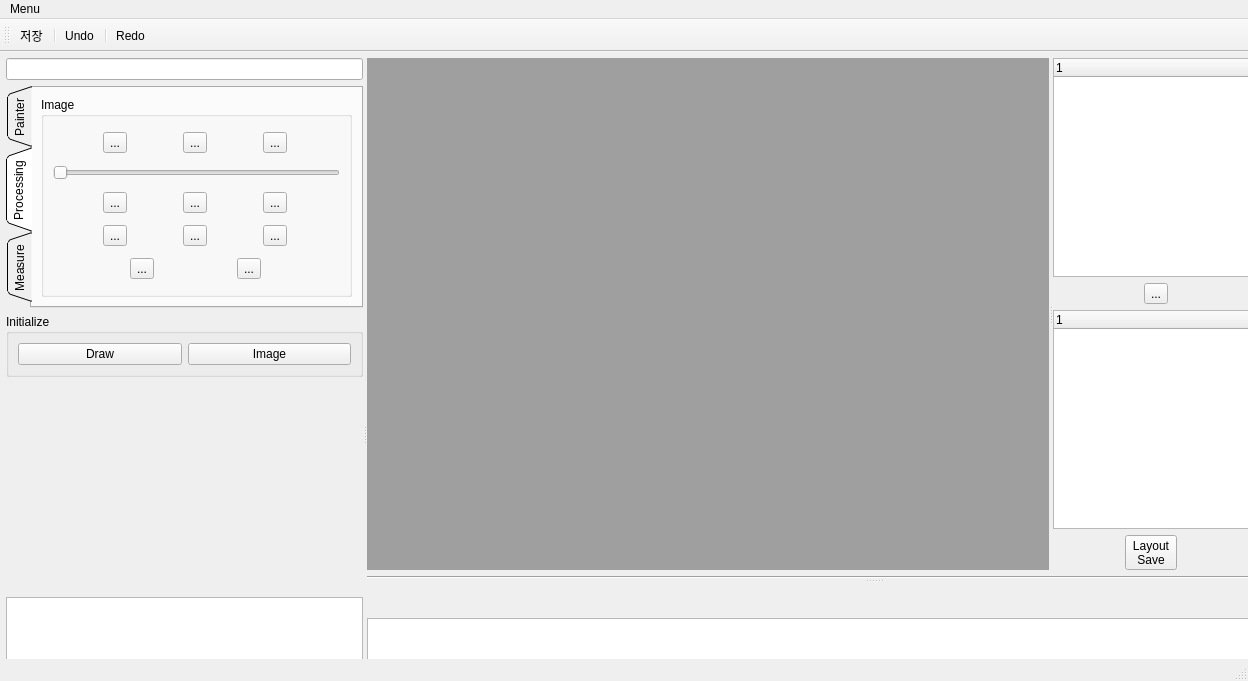
<?xml version="1.0" encoding="UTF-8"?>
<ui version="4.0">
 <class>MainWindow</class>
 <widget class="QMainWindow" name="MainWindow">
  <property name="geometry">
   <rect>
    <x>0</x>
    <y>0</y>
    <width>1248</width>
    <height>681</height>
   </rect>
  </property>
  <property name="windowTitle">
   <string>MainWindow</string>
  </property>
  <widget class="QWidget" name="centralwidget">
   <widget class="QSplitter" name="splitter3">
    <property name="geometry">
     <rect>
      <x>6</x>
      <y>6</y>
      <width>1374</width>
      <height>752</height>
     </rect>
    </property>
    <property name="orientation">
     <enum>Qt::Horizontal</enum>
    </property>
    <widget class="QWidget" name="layoutWidget">
     <layout class="QVBoxLayout" name="verticalLayout_5">
      <item>
       <widget class="QLineEdit" name="lineEdit"/>
      </item>
      <item>
       <widget class="QTabWidget" name="tabWidget">
        <property name="tabPosition">
         <enum>QTabWidget::West</enum>
        </property>
        <property name="tabShape">
         <enum>QTabWidget::Triangular</enum>
        </property>
        <property name="currentIndex">
         <number>1</number>
        </property>
        <widget class="QWidget" name="tab_3">
         <attribute name="title">
          <string>Painter</string>
         </attribute>
         <layout class="QVBoxLayout" name="verticalLayout">
          <item>
           <widget class="QGroupBox" name="brushGroupBox">
            <property name="title">
             <string>Brush</string>
            </property>
            <layout class="QHBoxLayout" name="horizontalLayout_6">
             <item>
              <widget class="QToolButton" name="brushToolButton">
               <property name="text">
                <string>Brush</string>
               </property>
               <property name="icon">
                <iconset resource="Image.qrc">
                 <normaloff>:/Image/draw2.png</normaloff>:/Image/draw2.png</iconset>
               </property>
              </widget>
             </item>
             <item>
              <widget class="QSpinBox" name="spinBox"/>
             </item>
            </layout>
           </widget>
          </item>
          <item>
           <widget class="QGroupBox" name="figureGroupBox">
            <property name="title">
             <string>Figure</string>
            </property>
            <layout class="QHBoxLayout" name="horizontalLayout_3">
             <item>
              <widget class="QToolButton" name="circleToolButton">
               <property name="minimumSize">
                <size>
                 <width>0</width>
                 <height>0</height>
                </size>
               </property>
               <property name="text">
                <string>...</string>
               </property>
               <property name="icon">
                <iconset resource="Image.qrc">
                 <normaloff>:/Image/circle2.png</normaloff>:/Image/circle2.png</iconset>
               </property>
               <property name="iconSize">
                <size>
                 <width>30</width>
                 <height>30</height>
                </size>
               </property>
              </widget>
             </item>
             <item>
              <widget class="QToolButton" name="triangleToolButton">
               <property name="minimumSize">
                <size>
                 <width>0</width>
                 <height>0</height>
                </size>
               </property>
               <property name="text">
                <string>...</string>
               </property>
               <property name="icon">
                <iconset resource="Image.qrc">
                 <normaloff>:/Image/triangle2.png</normaloff>:/Image/triangle2.png</iconset>
               </property>
               <property name="iconSize">
                <size>
                 <width>30</width>
                 <height>30</height>
                </size>
               </property>
              </widget>
             </item>
             <item>
              <widget class="QToolButton" name="rectangleToolButton">
               <property name="minimumSize">
                <size>
                 <width>0</width>
                 <height>0</height>
                </size>
               </property>
               <property name="text">
                <string>...</string>
               </property>
               <property name="icon">
                <iconset resource="Image.qrc">
                 <normaloff>:/Image/rectangle2.png</normaloff>:/Image/rectangle2.png</iconset>
               </property>
               <property name="iconSize">
                <size>
                 <width>30</width>
                 <height>30</height>
                </size>
               </property>
              </widget>
             </item>
             <item>
              <widget class="QToolButton" name="arrowToolButton">
               <property name="minimumSize">
                <size>
                 <width>0</width>
                 <height>0</height>
                </size>
               </property>
               <property name="text">
                <string>...</string>
               </property>
               <property name="icon">
                <iconset resource="Image.qrc">
                 <normaloff>:/Image/arrow3.png</normaloff>:/Image/arrow3.png</iconset>
               </property>
               <property name="iconSize">
                <size>
                 <width>30</width>
                 <height>30</height>
                </size>
               </property>
              </widget>
             </item>
            </layout>
           </widget>
          </item>
          <item>
           <widget class="QGroupBox" name="colorGroupBox">
            <property name="title">
             <string>Color</string>
            </property>
            <layout class="QHBoxLayout" name="horizontalLayout_4">
             <item>
              <widget class="QToolButton" name="colorToolButton">
               <property name="layoutDirection">
                <enum>Qt::LeftToRight</enum>
               </property>
               <property name="text">
                <string>Color</string>
               </property>
               <property name="icon">
                <iconset resource="Image.qrc">
                 <normaloff>:/Image/color.png</normaloff>:/Image/color.png</iconset>
               </property>
               <property name="iconSize">
                <size>
                 <width>150</width>
                 <height>15</height>
                </size>
               </property>
              </widget>
             </item>
            </layout>
           </widget>
          </item>
         </layout>
        </widget>
        <widget class="QWidget" name="tab_4">
         <attribute name="title">
          <string>Processing</string>
         </attribute>
         <layout class="QVBoxLayout" name="verticalLayout_4">
          <item>
           <widget class="QGroupBox" name="imageGroupBox">
            <property name="title">
             <string>Image</string>
            </property>
            <layout class="QGridLayout" name="gridLayout">
             <item row="2" column="0">
              <layout class="QHBoxLayout" name="horizontalLayout_9">
               <item>
                <widget class="QToolButton" name="inversionToolButton">
                 <property name="text">
                  <string>...</string>
                 </property>
                 <property name="icon">
                  <iconset resource="Image.qrc">
                   <normaloff>:/Image/Contrast.png</normaloff>:/Image/Contrast.png</iconset>
                 </property>
                 <property name="iconSize">
                  <size>
                   <width>30</width>
                   <height>30</height>
                  </size>
                 </property>
                </widget>
               </item>
               <item>
                <widget class="QToolButton" name="verticalFlipToolButton">
                 <property name="text">
                  <string>...</string>
                 </property>
                 <property name="icon">
                  <iconset resource="Image.qrc">
                   <normaloff>:/Image/vertical flip.png</normaloff>:/Image/vertical flip.png</iconset>
                 </property>
                 <property name="iconSize">
                  <size>
                   <width>30</width>
                   <height>30</height>
                  </size>
                 </property>
                </widget>
               </item>
               <item>
                <widget class="QToolButton" name="horizontalFlipToolButton">
                 <property name="text">
                  <string>...</string>
                 </property>
                 <property name="icon">
                  <iconset resource="Image.qrc">
                   <normaloff>:/Image/horizontal flip.png</normaloff>:/Image/horizontal flip.png</iconset>
                 </property>
                 <property name="iconSize">
                  <size>
                   <width>30</width>
                   <height>30</height>
                  </size>
                 </property>
                </widget>
               </item>
              </layout>
             </item>
             <item row="0" column="0">
              <layout class="QHBoxLayout" name="horizontalLayout_7">
               <item>
                <widget class="QToolButton" name="brightToolButton">
                 <property name="toolTip">
                  <string>brightToolButton</string>
                 </property>
                 <property name="text">
                  <string>...</string>
                 </property>
                 <property name="icon">
                  <iconset resource="Image.qrc">
                   <normaloff>:/Image/bright.png</normaloff>:/Image/bright.png</iconset>
                 </property>
                 <property name="iconSize">
                  <size>
                   <width>30</width>
                   <height>30</height>
                  </size>
                 </property>
                </widget>
               </item>
               <item>
                <widget class="QToolButton" name="brightnessToolButton">
                 <property name="toolTip">
                  <string>brightnessToolButton</string>
                 </property>
                 <property name="text">
                  <string>...</string>
                 </property>
                 <property name="icon">
                  <iconset resource="Image.qrc">
                   <normaloff>:/Image/brightness.png</normaloff>:/Image/brightness.png</iconset>
                 </property>
                 <property name="iconSize">
                  <size>
                   <width>30</width>
                   <height>30</height>
                  </size>
                 </property>
                </widget>
               </item>
               <item>
                <widget class="QToolButton" name="sharpenToolButton">
                 <property name="text">
                  <string>...</string>
                 </property>
                 <property name="icon">
                  <iconset resource="Image.qrc">
                   <normaloff>:/Image/sharpen.png</normaloff>:/Image/sharpen.png</iconset>
                 </property>
                 <property name="iconSize">
                  <size>
                   <width>30</width>
                   <height>30</height>
                  </size>
                 </property>
                </widget>
               </item>
              </layout>
             </item>
             <item row="4" column="0">
              <layout class="QHBoxLayout" name="horizontalLayout_12">
               <item>
                <widget class="QToolButton" name="leftRotateToolButton">
                 <property name="text">
                  <string>...</string>
                 </property>
                 <property name="icon">
                  <iconset resource="Image.qrc">
                   <normaloff>:/Image/rotate_L.png</normaloff>:/Image/rotate_L.png</iconset>
                 </property>
                 <property name="iconSize">
                  <size>
                   <width>30</width>
                   <height>30</height>
                  </size>
                 </property>
                </widget>
               </item>
               <item>
                <widget class="QToolButton" name="rightRotateToolButton">
                 <property name="text">
                  <string>...</string>
                 </property>
                 <property name="icon">
                  <iconset resource="Image.qrc">
                   <normaloff>:/Image/rotate_R.png</normaloff>:/Image/rotate_R.png</iconset>
                 </property>
                 <property name="iconSize">
                  <size>
                   <width>30</width>
                   <height>30</height>
                  </size>
                 </property>
                </widget>
               </item>
              </layout>
             </item>
             <item row="3" column="0">
              <layout class="QHBoxLayout" name="horizontalLayout_10">
               <item>
                <widget class="QToolButton" name="zoomInToolButton">
                 <property name="text">
                  <string>...</string>
                 </property>
                 <property name="icon">
                  <iconset resource="Image.qrc">
                   <normaloff>:/Image/zoom.png</normaloff>:/Image/zoom.png</iconset>
                 </property>
                 <property name="iconSize">
                  <size>
                   <width>30</width>
                   <height>30</height>
                  </size>
                 </property>
                </widget>
               </item>
               <item>
                <widget class="QToolButton" name="zoomOutToolButton">
                 <property name="text">
                  <string>...</string>
                 </property>
                 <property name="icon">
                  <iconset resource="Image.qrc">
                   <normaloff>:/Image/zoomOut.png</normaloff>:/Image/zoomOut.png</iconset>
                 </property>
                 <property name="iconSize">
                  <size>
                   <width>30</width>
                   <height>30</height>
                  </size>
                 </property>
                </widget>
               </item>
               <item>
                <widget class="QToolButton" name="panningToolButton">
                 <property name="text">
                  <string>...</string>
                 </property>
                 <property name="icon">
                  <iconset resource="Image.qrc">
                   <normaloff>:/Image/panning.png</normaloff>:/Image/panning.png</iconset>
                 </property>
                 <property name="iconSize">
                  <size>
                   <width>30</width>
                   <height>30</height>
                  </size>
                 </property>
                </widget>
               </item>
              </layout>
             </item>
             <item row="1" column="0">
              <widget class="QSlider" name="horizontalSlider">
               <property name="orientation">
                <enum>Qt::Horizontal</enum>
               </property>
              </widget>
             </item>
            </layout>
           </widget>
          </item>
         </layout>
        </widget>
        <widget class="QWidget" name="tab">
         <attribute name="title">
          <string>Measure</string>
         </attribute>
         <layout class="QVBoxLayout" name="verticalLayout_6">
          <item>
           <widget class="QGroupBox" name="measureGroupBox">
            <property name="title">
             <string>Measure</string>
            </property>
            <layout class="QHBoxLayout" name="horizontalLayout_5">
             <item>
              <widget class="QToolButton" name="rulerToolButton">
               <property name="minimumSize">
                <size>
                 <width>0</width>
                 <height>0</height>
                </size>
               </property>
               <property name="text">
                <string>...</string>
               </property>
               <property name="icon">
                <iconset resource="Image.qrc">
                 <normaloff>:/Image/ruler.png</normaloff>:/Image/ruler.png</iconset>
               </property>
               <property name="iconSize">
                <size>
                 <width>30</width>
                 <height>30</height>
                </size>
               </property>
              </widget>
             </item>
             <item>
              <widget class="QToolButton" name="measureToolButton">
               <property name="minimumSize">
                <size>
                 <width>0</width>
                 <height>0</height>
                </size>
               </property>
               <property name="text">
                <string>...</string>
               </property>
               <property name="icon">
                <iconset resource="Image.qrc">
                 <normaloff>:/Image/measure.png</normaloff>:/Image/measure.png</iconset>
               </property>
               <property name="iconSize">
                <size>
                 <width>30</width>
                 <height>30</height>
                </size>
               </property>
              </widget>
             </item>
             <item>
              <widget class="QToolButton" name="protractorToolButton">
               <property name="minimumSize">
                <size>
                 <width>0</width>
                 <height>0</height>
                </size>
               </property>
               <property name="text">
                <string>...</string>
               </property>
               <property name="icon">
                <iconset resource="Image.qrc">
                 <normaloff>:/Image/progtractor.png</normaloff>:/Image/progtractor.png</iconset>
               </property>
               <property name="iconSize">
                <size>
                 <width>30</width>
                 <height>30</height>
                </size>
               </property>
              </widget>
             </item>
            </layout>
           </widget>
          </item>
          <item>
           <widget class="QGroupBox" name="implantGroupBox">
            <property name="title">
             <string>Implant</string>
            </property>
            <layout class="QHBoxLayout" name="horizontalLayout_11">
             <item>
              <widget class="QToolButton" name="implantToolButton">
               <property name="minimumSize">
                <size>
                 <width>100</width>
                 <height>0</height>
                </size>
               </property>
               <property name="sizeIncrement">
                <size>
                 <width>0</width>
                 <height>0</height>
                </size>
               </property>
               <property name="text">
                <string>...</string>
               </property>
               <property name="icon">
                <iconset resource="Image.qrc">
                 <normaloff>:/Image/implant.png</normaloff>:/Image/implant.png</iconset>
               </property>
               <property name="iconSize">
                <size>
                 <width>30</width>
                 <height>30</height>
                </size>
               </property>
              </widget>
             </item>
             <item>
              <widget class="QToolButton" name="implantToolButton_2">
               <property name="minimumSize">
                <size>
                 <width>100</width>
                 <height>0</height>
                </size>
               </property>
               <property name="sizeIncrement">
                <size>
                 <width>0</width>
                 <height>0</height>
                </size>
               </property>
               <property name="text">
                <string>...</string>
               </property>
               <property name="icon">
                <iconset resource="Image.qrc">
                 <normaloff>:/Image/implant.png</normaloff>:/Image/implant.png</iconset>
               </property>
               <property name="iconSize">
                <size>
                 <width>30</width>
                 <height>30</height>
                </size>
               </property>
              </widget>
             </item>
            </layout>
           </widget>
          </item>
         </layout>
        </widget>
       </widget>
      </item>
      <item>
       <widget class="QGroupBox" name="groupBox_6">
        <property name="title">
         <string>Initialize</string>
        </property>
        <layout class="QHBoxLayout" name="horizontalLayout_8">
         <item>
          <widget class="QPushButton" name="drawPushButton">
           <property name="text">
            <string>Draw</string>
           </property>
          </widget>
         </item>
         <item>
          <widget class="QPushButton" name="imagePushButton">
           <property name="text">
            <string>Image</string>
           </property>
          </widget>
         </item>
        </layout>
       </widget>
      </item>
      <item>
       <spacer name="verticalSpacer_2">
        <property name="orientation">
         <enum>Qt::Vertical</enum>
        </property>
        <property name="sizeHint" stdset="0">
         <size>
          <width>20</width>
          <height>40</height>
         </size>
        </property>
       </spacer>
      </item>
      <item>
       <widget class="QTableView" name="patientTableView">
        <property name="editTriggers">
         <set>QAbstractItemView::NoEditTriggers</set>
        </property>
        <property name="alternatingRowColors">
         <bool>true</bool>
        </property>
        <property name="selectionMode">
         <enum>QAbstractItemView::SingleSelection</enum>
        </property>
        <property name="selectionBehavior">
         <enum>QAbstractItemView::SelectRows</enum>
        </property>
        <attribute name="verticalHeaderDefaultSectionSize">
         <number>15</number>
        </attribute>
       </widget>
      </item>
     </layout>
    </widget>
    <widget class="QSplitter" name="splitter2">
     <property name="orientation">
      <enum>Qt::Vertical</enum>
     </property>
     <widget class="QWidget" name="layoutWidget">
      <layout class="QVBoxLayout" name="verticalLayout_14">
       <item>
        <widget class="QSplitter" name="splitter">
         <property name="orientation">
          <enum>Qt::Horizontal</enum>
         </property>
         <widget class="QMdiArea" name="mdiArea">
          <property name="viewMode">
           <enum>QMdiArea::TabbedView</enum>
          </property>
         </widget>
         <widget class="QWidget" name="layoutWidget">
          <layout class="QVBoxLayout" name="verticalLayout_2">
           <item>
            <widget class="QTreeWidget" name="treeWidget">
             <column>
              <property name="text">
               <string notr="true">1</string>
              </property>
             </column>
            </widget>
           </item>
           <item>
            <layout class="QHBoxLayout" name="horizontalLayout">
             <item>
              <spacer name="horizontalSpacer_3">
               <property name="orientation">
                <enum>Qt::Horizontal</enum>
               </property>
               <property name="sizeHint" stdset="0">
                <size>
                 <width>18</width>
                 <height>20</height>
                </size>
               </property>
              </spacer>
             </item>
             <item>
              <widget class="QToolButton" name="toolButton">
               <property name="text">
                <string>...</string>
               </property>
              </widget>
             </item>
             <item>
              <spacer name="horizontalSpacer">
               <property name="orientation">
                <enum>Qt::Horizontal</enum>
               </property>
               <property name="sizeHint" stdset="0">
                <size>
                 <width>18</width>
                 <height>20</height>
                </size>
               </property>
              </spacer>
             </item>
             <item>
              <widget class="QToolButton" name="toolButton_2">
               <property name="text">
                <string>...</string>
               </property>
              </widget>
             </item>
             <item>
              <spacer name="horizontalSpacer_2">
               <property name="orientation">
                <enum>Qt::Horizontal</enum>
               </property>
               <property name="sizeHint" stdset="0">
                <size>
                 <width>18</width>
                 <height>20</height>
                </size>
               </property>
              </spacer>
             </item>
            </layout>
           </item>
           <item>
            <widget class="QTreeWidget" name="treeWidget_2">
             <column>
              <property name="text">
               <string notr="true">1</string>
              </property>
             </column>
            </widget>
           </item>
           <item>
            <layout class="QHBoxLayout" name="horizontalLayout_2">
             <item>
              <spacer name="horizontalSpacer_4">
               <property name="orientation">
                <enum>Qt::Horizontal</enum>
               </property>
               <property name="sizeHint" stdset="0">
                <size>
                 <width>18</width>
                 <height>20</height>
                </size>
               </property>
              </spacer>
             </item>
             <item>
              <widget class="QToolButton" name="toolButton_3">
               <property name="text">
                <string>Layout
Save</string>
               </property>
              </widget>
             </item>
             <item>
              <spacer name="horizontalSpacer_5">
               <property name="orientation">
                <enum>Qt::Horizontal</enum>
               </property>
               <property name="sizeHint" stdset="0">
                <size>
                 <width>18</width>
                 <height>20</height>
                </size>
               </property>
              </spacer>
             </item>
             <item>
              <widget class="QToolButton" name="toolButton_4">
               <property name="text">
                <string>Layout
Clear</string>
               </property>
              </widget>
             </item>
             <item>
              <spacer name="horizontalSpacer_6">
               <property name="orientation">
                <enum>Qt::Horizontal</enum>
               </property>
               <property name="sizeHint" stdset="0">
                <size>
                 <width>18</width>
                 <height>20</height>
                </size>
               </property>
              </spacer>
             </item>
            </layout>
           </item>
          </layout>
         </widget>
        </widget>
       </item>
       <item>
        <widget class="Line" name="line">
         <property name="orientation">
          <enum>Qt::Horizontal</enum>
         </property>
        </widget>
       </item>
      </layout>
     </widget>
     <widget class="QWidget" name="layoutWidget">
      <layout class="QVBoxLayout" name="verticalLayout_15">
       <item>
        <spacer name="verticalSpacer">
         <property name="orientation">
          <enum>Qt::Vertical</enum>
         </property>
         <property name="sizeHint" stdset="0">
          <size>
           <width>20</width>
           <height>12</height>
          </size>
         </property>
        </spacer>
       </item>
       <item>
        <widget class="QListWidget" name="listWidget"/>
       </item>
      </layout>
     </widget>
    </widget>
   </widget>
  </widget>
  <widget class="QMenuBar" name="menubar">
   <property name="geometry">
    <rect>
     <x>0</x>
     <y>0</y>
     <width>1248</width>
     <height>17</height>
    </rect>
   </property>
   <widget class="QMenu" name="menuMenu">
    <property name="title">
     <string>Menu</string>
    </property>
   </widget>
   <addaction name="menuMenu"/>
  </widget>
  <widget class="QStatusBar" name="statusbar"/>
  <widget class="QToolBar" name="toolBar">
   <property name="windowTitle">
    <string>toolBar</string>
   </property>
   <attribute name="toolBarArea">
    <enum>TopToolBarArea</enum>
   </attribute>
   <attribute name="toolBarBreak">
    <bool>false</bool>
   </attribute>
   <addaction name="actionSave"/>
   <addaction name="separator"/>
   <addaction name="actionUndo"/>
   <addaction name="separator"/>
   <addaction name="actionRedo"/>
  </widget>
  <action name="actionSave">
   <property name="text">
    <string>저장</string>
   </property>
  </action>
  <action name="actionRedo">
   <property name="text">
    <string>Redo</string>
   </property>
  </action>
  <action name="actionUndo">
   <property name="text">
    <string>Undo</string>
   </property>
  </action>
 </widget>
 <resources>
  <include location="Image.qrc"/>
 </resources>
 <connections/>
</ui>
